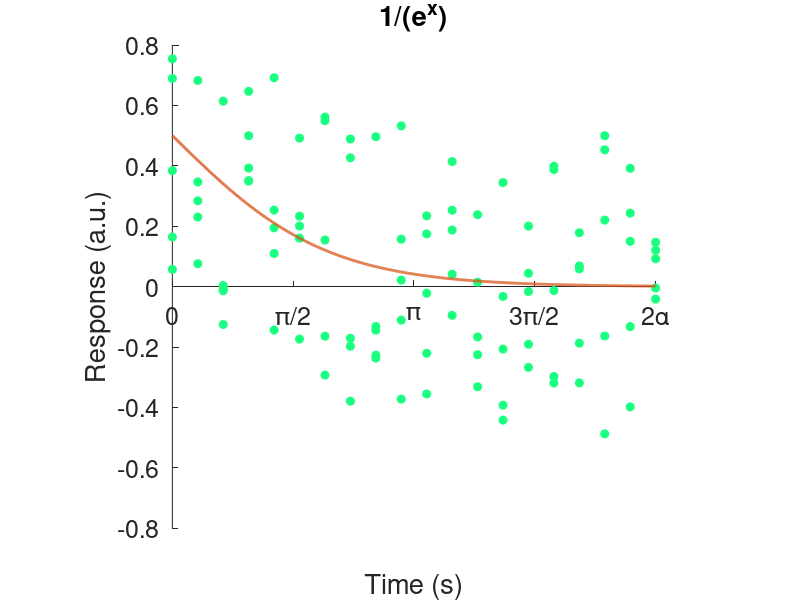

MATLAB code for this plot:
h = figure('Name','Example','NumberTitle','off')
set(h,'Color',[1 1 1]);

n = 5;
x = repmat(linspace(0,2*pi,20),n,1);
x = x(:);

myfun = @(x) 1./(1+exp(x));
y = myfun(x) + rand(size(x))-0.5;

xf = linspace(0,2*pi,1000);
yf = myfun(xf);
color{1} = [0.1 1 0.5];

plot(x,y,'o','color',color{1},'MarkerFaceColor',color{1});

hold on
set(gca,'FontSize',18)
h = plot(xf,yf,'-');
set(h,'linewidth',2);
xlabel('Time (s)');
ylabel('Response (a.u.)');
box off
axis square
xlim([ 0 2*pi]);
set(gca,'xtick',0:pi/2:2*pi);
set(gca,'xticklabel',{'0','\pi/2','\pi','3\pi/2','2\alpha'})
title('1/(e^x)')
set(gca,'XAxisLocation','origin')


